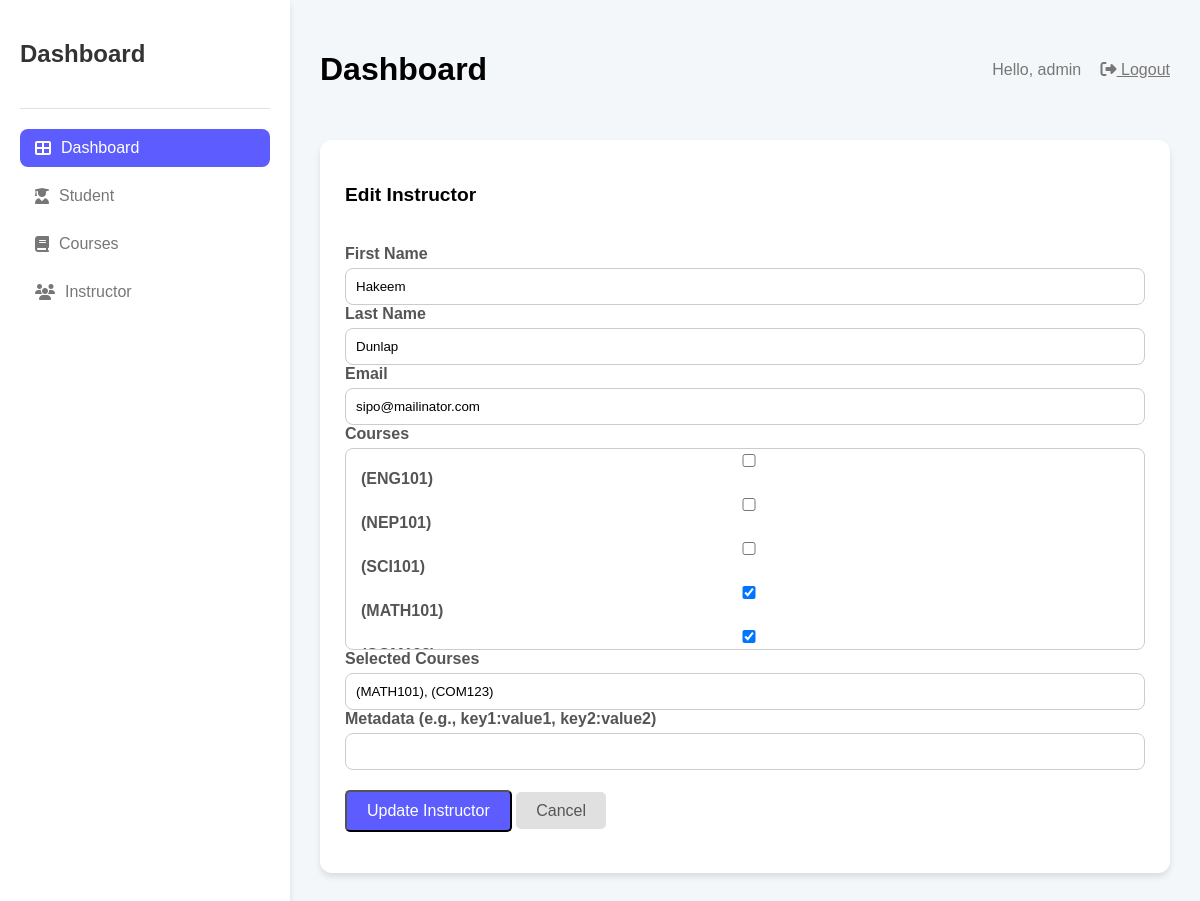
The page /edit-instructor/1/ (signed in) on the database its author committed.
### student/models.py (models this page shows, shortened)
class Instructor(models.Model):
    first_name = models.CharField(max_length=100)
    last_name = models.CharField(max_length=100)
    email = models.EmailField(unique=True)
    courses = models.ManyToManyField(Course, related_name="instructors", blank=True)
    metadata = models.ManyToManyField("Metadata", related_name="instructors", blank=True)

class Course(models.Model):
    name = models.CharField(max_length=200)
    course_code = models.CharField(max_length=20, unique=True, validators=[course_code_validator])
    description = models.TextField(blank=True)
    metadata = models.ManyToManyField("Metadata", related_name="courses", blank=True)

### student/views.py (the view, shortened to what this page needs)
# urls.py: path('edit-instructor/<int:pk>/', views.edit_instructor, name='edit_instructor'),
@login_required
def edit_instructor(request, pk):
    instructor = get_object_or_404(Instructor, pk=pk)
    courses = Course.objects.all()
    return render(request, 'instructor_app/edit_instructor.html', {'instructor': instructor, 'courses': courses})

### templates/instructor_app/edit_instructor.html (shortened to what this page needs)
{% extends 'core/dashboard.html' %}
{% load static %}
{% block content %}
<div class="card">
    <div class="card-header">
        <h3>Edit Instructor</h3>
    </div>
    <div class="card-body">
        <form method="POST">
            <div class="form-group mb-3">
                <label for="first_name">First Name</label>
                <input type="text" id="first_name" name="first_name" class="form-control" required value="{{ instructor.first_name }}">
            </div>
            <div class="form-group mb-3">
                <label for="last_name">Last Name</label>
                <input type="text" id="last_name" name="last_name" class="form-control" required value="{{ instructor.last_name }}">
            </div>
            <div class="form-group mb-3">
                <label for="email">Email</label>
                <input type="email" id="email" name="email" class="form-control" required value="{{ instructor.email }}">
            </div>
            <div class="form-group mb-3">
                <label for="courses_checkboxes">Courses</label>
                <div class="course-scroll-container" id="courses_checkboxes">
                    {% for course in courses %}
                    <div class="form-check">
                        <input class="form-check-input course-checkbox" type="checkbox" name="courses" id="course_{{ course.pk }}" value="{{ course.pk }}" {% if course in instructor.courses.all %}checked{% endif %}>
                        <label class="form-check-label" for="course_{{ course.pk }}">
                            {{ course.course_name }} ({{ course.course_code }})
                        </label>
                    </div>
                    {% endfor %}
                </div>
            </div>
            <div class="form-group mb-3">
                <label for="courses_display">Selected Courses</label>
                <input type="text" id="courses_display" class="form-control" readonly>
            </div>
            <div class="form-group mb-3">
                <label for="metadata">Metadata (e.g., key1:value1, key2:value2)</label>
                <input type="text" id="metadata" name="metadata" class="form-control" value="">
            </div>
            <div class="button-container">
                <button type="submit" class="btn btn-primary">Update Instructor</button>
                <a href="{% url 'instructor_list' %}" class="btn btn-secondary">Cancel</a>
            </div>
        </form>
    </div>
</div>
{% endblock content %}

### templates/core/dashboard.html (shortened to what this page needs)
<!DOCTYPE html>
<html lang="en">
<head>
    <link rel="stylesheet" href="https://cdnjs.cloudflare.com/ajax/libs/font-awesome/6.4.0/css/all.min.css">
<body>
    <div class="dashboard-container">
        <div class="sidebar">
            <div class="sidebar-header"><h2>Dashboard</h2></div>
            <ul class="sidebar-menu">
                <li><a href="{% url 'dashboard' %}" class="active"><i class="fa fa-th-large"></i> Dashboard</a></li>
                <li><a href="{% url 'student_list' %}"><i class="fa fa-user-graduate"></i> Student</a></li>
                <li><a href="{% url 'course_list' %}"><i class="fa fa-book"></i> Courses</a></li>
                <li><a href="{% url 'instructor_list' %}"><i class="fa fa-users"></i> Instructor</a></li>
            </ul>
        </div>
        <div class="main-content">
            <div class="header">
                <div>
                    <h1>Dashboard</h1>
                </div>
                <div>
                    {% if user.is_authenticated %}
                        <span style="margin-right:15px; color:#777;">Hello, {{ user.username }}</span>
                        <a href="{% url 'index' %}" style="color:#777;"><i class="fa fa-sign-out-alt"></i> Logout</a>
                    {% else %}
                        <i class="fa fa-search" style="margin-right:15px; color:#777;"></i>
                        <i class="fa fa-bell" style="margin-right:15px; color:#777;"></i>
                        <i class="fa fa-moon" style="color:#777;"></i>
                    {% endif %}
                </div>
            </div>
            {%block content%}{% endblock content %}
            </div>
        </div>
</body>
</html>

### templates/core/dashboard.html (style rules this page uses)
body { font-family: 'Poppins', sans-serif; background-color: #f4f7f9; margin: 0; }
.dashboard-container { display: flex; min-height: 100vh; }
.sidebar { width: 250px; background-color: white; padding: 20px; box-shadow: 0 4px 6px rgba(0,0,0,0.1); }
.sidebar-header { padding-bottom: 20px; border-bottom: 1px solid #e0e0e0; margin-bottom: 20px; }
.sidebar-header h2 { font-size: 1.5rem; color: #333; }
.sidebar-menu { list-style: none; padding: 0; }
.sidebar-menu a { display: flex; align-items: center; padding: 10px 15px; border-radius: 8px; text-decoration: none; color: #777; margin-bottom: 10px; transition: 0.3s; }
.sidebar-menu a.active { background-color: #5d5dff; color: white; }
.sidebar-menu a i { margin-right: 10px; }
.main-content { flex: 1; padding: 30px; }
.header { display: flex; justify-content: space-between; align-items: center; margin-bottom: 30px; }
.header h1 { font-size: 2rem; }
.card { background-color: white; padding: 25px; border-radius: 12px; box-shadow: 0 4px 6px rgba(0,0,0,0.1); }
.card-header { display: flex; justify-content: space-between; align-items: center; margin-bottom: 20px; }
.card-header h3 { font-size: 1.2rem; }

### templates/instructor_app/edit_instructor.html (style rules this page uses)
.form-group label { font-weight: 600; color: #555; }
.form-group input, .form-group select, .form-group textarea { display: block; width: 100%; padding: 10px; border: 1px solid #ccc; border-radius: 8px; margin-top: 5px; }
.form-check { margin-bottom: 10px; }
.btn { padding: 10px 20px; border-radius: 5px; text-decoration: none; font-size: 1rem; }
.btn-primary { background-color: #5d5dff; color: white; }
.btn-secondary { background-color: #e0e0e0; color: #555; }
.button-container { margin-top: 20px; }
.course-scroll-container { height: 200px; overflow-y: auto; padding-right: 15px; padding-left: 15px; border: 1px solid #ccc; border-radius: 8px; margin-top: 5px; }

### rows shown on the page
Instructor: first_name "Hakeem", last_name "Dunlap", email "sipo@mailinator.com"
Course: course_code "ENG101"
Course: course_code "NEP101"
Course: course_code "SCI101"
Course: courses "☑", course_code "MATH101"
Course: courses "☑"

### other values the page prints
{{ user.username }} "admin"
